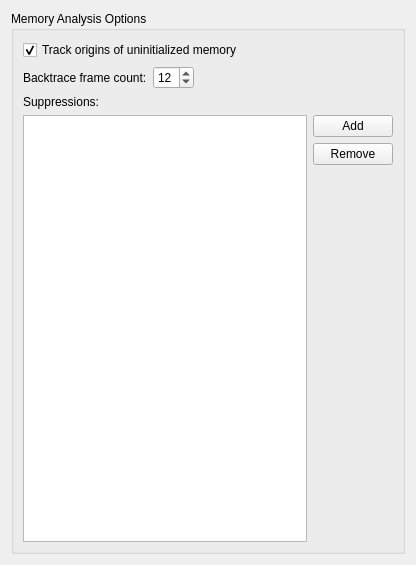
<?xml version="1.0" encoding="UTF-8"?>
<ui version="4.0">
 <class>MemcheckConfigWidget</class>
 <widget class="QWidget" name="MemcheckConfigWidget">
  <property name="geometry">
   <rect>
    <x>0</x>
    <y>0</y>
    <width>416</width>
    <height>565</height>
   </rect>
  </property>
  <layout class="QVBoxLayout" name="verticalLayout">
   <item>
    <widget class="QGroupBox" name="memcheckOptions">
     <property name="sizePolicy">
      <sizepolicy hsizetype="Preferred" vsizetype="Preferred">
       <horstretch>0</horstretch>
       <verstretch>0</verstretch>
      </sizepolicy>
     </property>
     <property name="title">
      <string>Memory Analysis Options</string>
     </property>
     <layout class="QFormLayout" name="formLayout_4">
      <property name="fieldGrowthPolicy">
       <enum>QFormLayout::ExpandingFieldsGrow</enum>
      </property>
      <item row="2" column="0">
       <widget class="QLabel" name="numCallersLabel">
        <property name="text">
         <string>Backtrace frame count:</string>
        </property>
        <property name="buddy">
         <cstring>numCallers</cstring>
        </property>
       </widget>
      </item>
      <item row="3" column="0">
       <widget class="QLabel" name="label">
        <property name="text">
         <string>Suppressions:</string>
        </property>
        <property name="buddy">
         <cstring>suppressionList</cstring>
        </property>
       </widget>
      </item>
      <item row="4" column="0" colspan="2">
       <layout class="QHBoxLayout" name="horizontalLayout">
        <item>
         <widget class="QListView" name="suppressionList">
          <property name="sizePolicy">
           <sizepolicy hsizetype="Expanding" vsizetype="Expanding">
            <horstretch>0</horstretch>
            <verstretch>1</verstretch>
           </sizepolicy>
          </property>
         </widget>
        </item>
        <item>
         <layout class="QVBoxLayout" name="verticalLayout_2" stretch="0,0,1">
          <property name="sizeConstraint">
           <enum>QLayout::SetMinimumSize</enum>
          </property>
          <item>
           <widget class="QPushButton" name="addSuppression">
            <property name="text">
             <string>Add</string>
            </property>
           </widget>
          </item>
          <item>
           <widget class="QPushButton" name="removeSuppression">
            <property name="text">
             <string>Remove</string>
            </property>
            <property name="flat">
             <bool>false</bool>
            </property>
           </widget>
          </item>
          <item>
           <spacer name="verticalSpacer_2">
            <property name="orientation">
             <enum>Qt::Vertical</enum>
            </property>
            <property name="sizeHint" stdset="0">
             <size>
              <width>20</width>
              <height>40</height>
             </size>
            </property>
           </spacer>
          </item>
         </layout>
        </item>
       </layout>
      </item>
      <item row="2" column="1">
       <widget class="QSpinBox" name="numCallers">
        <property name="minimum">
         <number>5</number>
        </property>
        <property name="maximum">
         <number>50</number>
        </property>
        <property name="value">
         <number>12</number>
        </property>
       </widget>
      </item>
      <item row="1" column="0" colspan="2">
       <widget class="QCheckBox" name="trackOrigins">
        <property name="text">
         <string>Track origins of uninitialized memory</string>
        </property>
        <property name="checked">
         <bool>true</bool>
        </property>
       </widget>
      </item>
     </layout>
    </widget>
   </item>
  </layout>
 </widget>
 <resources/>
 <connections/>
</ui>
